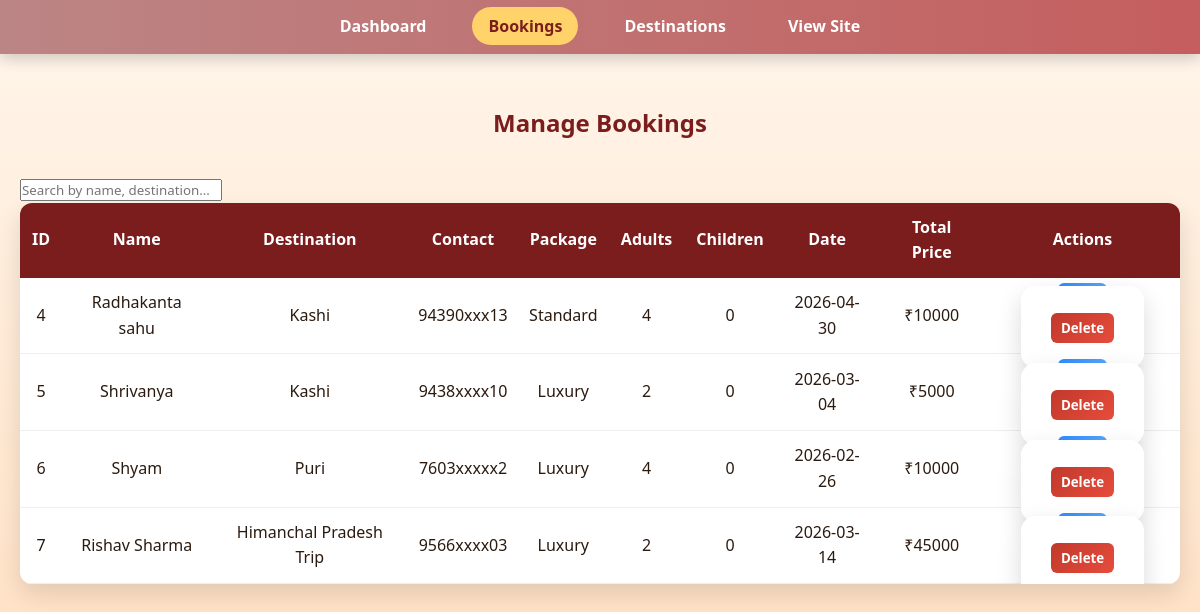
Page /admin/booking on the committed database.
### app.py (models this page shows)
class Booking(db.Model):
    id = db.Column(db.Integer, primary_key=True)
    name = db.Column(db.String(100), nullable=False)
    destination = db.Column(db.String(100), nullable=False)
    contact = db.Column(db.String(255), nullable=False)
    package = db.Column(db.String(50), nullable=False)
    adults = db.Column(db.Integer, nullable=False)
    children = db.Column(db.Integer, nullable=False)
    date = db.Column(db.String(20), nullable=False)
    total_price = db.Column(db.Integer, nullable=False)

### app.py (the view)
@app.route('/admin/booking')
def admin_booking():
    bookings = Booking.query.all()
    return render_template('admin_booking.html', bookings=bookings)

### templates/admin_booking.html (shortened to what this page needs)
<!DOCTYPE html>
<html lang="en">
<head>
    <link rel="stylesheet" href="{{ url_for('static', filename='css/style.css') }}">
</head>
<body>
<header>
    <nav class="navbar">
            <li><a href="{{ url_for('admin_dashboard') }}">Dashboard</a></li>
            <li><a href="{{ url_for('admin_booking') }}" class="active">Bookings</a></li>
            <li><a href="{{ url_for('admin_destination') }}">Destinations</a></li>
            <li><a href="{{ url_for('home') }}">View Site</a></li>
    </nav>
</header>
<section class="admin-page">
    <h1>Manage Bookings</h1>
<div class="container">
    <input
        type="text"
        id="searchInput"
        placeholder="Search by name, destination..."
        class="search-box"
    >
    <table id="bookingTable">
        <thead>
            <tr>
                <th>ID</th>
                <th>Name</th>
                <th>Destination</th>
                <th>Contact</th>
                <th>Package</th>
                <th>Adults</th>
                <th>Children</th>
                <th> Date</th>
                <th>Total Price</th>
                <th>Actions</th>
            </tr>
        </thead>
        <tbody>
        {% for booking in bookings %}
            <tr>
                <td>{{ booking.id }}</td>
                <td>{{ booking.name }}</td>
                <td>{{ booking.destination }}</td>
                <td>{{ booking.contact }}</td>
                <td>{{ booking.package }}</td>
                <td>{{ booking.adults }}</td>
                <td>{{ booking.children }}</td>
                <td>{{ booking.date }}</td>
                <td>₹{{ booking.total_price }}</td>
                <td class="action-btns">
                    <a
                        href="{{ url_for('edit_booking', id=booking.id) }}"
                        class="btn-edit">
                    </a>
                    <form
                        action="{{ url_for('delete_booking', id=booking.id) }}"
                        method="POST"
                        style="display:inline;"
                        onsubmit="return confirm('Delete this booking?');">
                        <button type="submit" class="btn-delete">
                            Delete
                        </button>
                    </form>
                </td>
            </tr>
        {% else %}
            <tr>
                <td colspan="8" style="text-align:center;">
                    No bookings found
                </td>
            </tr>
        {% endfor %}
        </tbody>
    </table>
</div>
</body>
</html>

### static/css/style.css (style rules this page uses)
* { margin: 0; padding: 0; box-sizing: border-box; font-family: "Poppins", "Segoe UI", sans-serif; }
body { background: linear-gradient(180deg, #fff6ec, #ffe2c6); color: #2b1a0f; line-height: 1.6; overflow-x: hidden; }
header { position: sticky; top: 0; z-index: 1000; background: linear-gradient(90deg, #bc8585, #c55e5e); box-shadow: 0 4px 15px rgba(0,0,0,0.2); }
.navbar { display: flex; justify-content: center; gap: 30px; padding: 14px 20px; list-style: none; }
.navbar a { color: #fff; text-decoration: none; font-weight: 600; padding: 8px 16px; border-radius: 25px; transition: 0.3s; }
.navbar a:hover, .navbar a.active { background: #ffd369; color: #7b1d1d; }
section { max-width: 1200px; margin: auto; padding: 50px 20px; }
section h1, section h2 { text-align: center; margin-bottom: 35px; color: #7b1d1d; }
form { background: #fff; padding: 30px; border-radius: 15px; max-width: 600px; margin: auto; box-shadow: 0 10px 25px rgba(0,0,0,0.15); }
form button { background: linear-gradient(90deg, #7b1d1d, #b33939); color: white; border: none; padding: 12px; border-radius: 30px; font-weight: bold; cursor: pointer; transition: 0.3s; }
table { width: 100%; border-collapse: collapse; background: #fff; border-radius: 12px; overflow: hidden; box-shadow: 0 10px 25px rgba(0,0,0,0.12); }
th { background: #7b1d1d; color: #fff; padding: 12px; }
td { padding: 10px; border-bottom: 1px solid #eee; text-align: center; }
.btn-edit { background: #3498db; color: white; padding: 6px 10px; border-radius: 6px; text-decoration: none; }
.btn-delete { background: #e74c3c; color: white; padding: 6px 10px; border-radius: 6px; cursor: pointer; }
.admin-page { opacity: 0; transform: translateY(25px); animation: adminFade 0.7s ease forwards; }
.btn-edit { background: linear-gradient(135deg, #2d8cff, #6fb3ff); }
.btn-delete { background: linear-gradient(135deg, #c0392b, #e74c3c); }
.admin-page { opacity: 0; transform: translateY(30px); animation: adminFade 0.8s ease forwards; }

### rows in the picture
Booking: id "4", name "Radhakanta sahu", destination "Kashi", contact "94390xxx13", package "Standard", adults "4", children "0", date "2026-04-30", total_price "10000"
Booking: id "5", name "Shrivanya", destination "Kashi", contact "9438xxxx10", package "Luxury", adults "2", children "0", date "2026-03-04", total_price "5000"
Booking: id "6", name "Shyam", destination "Puri", contact "7603xxxxx2", package "Luxury", adults "4", children "0", date "2026-02-26", total_price "10000"
Booking: id "7", name "Rishav Sharma", destination "Himanchal Pradesh Trip", contact "9566xxxx03", package "Luxury", adults "2", children "0", date "2026-03-14", total_price "45000"
